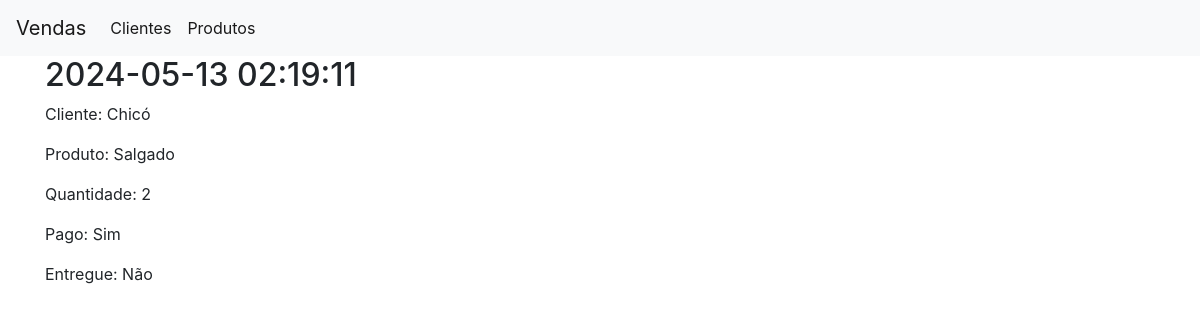
The page /vendas/2 on the database its author committed.
### app.py (models this page shows)
class Vendas(db.Model):
    id = db.Column(db.Integer, primary_key=True)
    datahora = db.Column(db.DateTime, default=datetime.datetime.now)
    cliente = db.Column(db.String(80), nullable=False)
    produto = db.Column(db.String(30), nullable=False)
    qtde = db.Column(db.Integer, nullable=False)
    pago = db.Column(db.String(10), nullable=False)
    entregue = db.Column(db.String(10), nullable=False)

### app.py (the view)
@app.route('/vendas/<int:venda_id>')
def venda(venda_id):
    venda = get_venda(venda_id)
    return render_template('venda.html', venda = venda)

### app.py (called while the page is built)
def get_venda(venda_id):
    venda = Vendas.query.filter_by(id=venda_id).first()
    if venda is None:
        abort(404)
    return venda

### templates/venda.html
{% extends 'base.html' %}
{% block content %}
    <h2>{% block title %} {{ venda['datahora'] }} {% endblock %}</h2>
    <p>Cliente: {{ venda['cliente'] }}</p>
    <p>Produto:  {{ venda['produto'] }}</p>
    <p>Quantidade:  {{ venda['qtde'] }}</p>
    <p>Pago:  {{ venda['pago'] }}</p>
    <p>Entregue:  {{ venda['entregue'] }}</p>
{% endblock %}

### rows shown on the page
Vendas: datahora "2024-05-13 02:19:11", cliente "Chicó", produto "Salgado", qtde "2", pago "Sim", entregue "Não"
